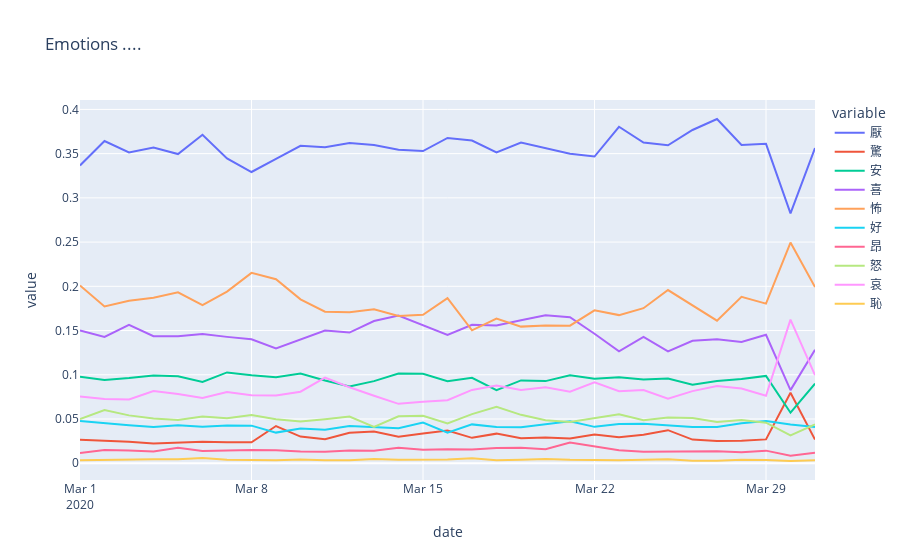

Here is the notebook cell this chart was saved with:
### Markdown cell above
#### プログラムの全体像
プログラムは

- 感情を推定する emotion_estimation()
- 分析期間を設定する set_period()
- 全体の制御 ＆ 可視化を行うメイン関数

から構成される。

### Code cell
# ML-Ask の出力する結果のうち representative を用いた結果
from mlask import MLAsk
import datetime
import sys

# 感情推定
def emotion_estimation(filename, emotions, verb=False):
    import os
    if os.path.exists(filename) is False:
        return []
    
    # ML-Ask コンストラクタ
    emotion_analyzer = MLAsk()

    # 感情の数を収める辞書の初期化
    emotion_counter = dict()
    for emotion in emotions:
        emotion_counter[emotion] = 0

    # 感情を含むツイートの総数をカウント
    emotional_tweet_counter = 0
    
    '''
    ファイルの形式は
    status_id \t retweet_count \t favorite_coun \t text
    '''
    with open(filename, "r", encoding='utf-8') as f:
        for line in f.readlines():
            # 何故か分からないが，(id, retweet_count 等が含まれないテキストのみの行が存在する
            try:
                status_id, retweet_count, favorite_count, text = line.rstrip('\n').split('\t')
            except ValueError:
                continue
                
            status_id = int(status_id)
            retweet_count = int(retweet_count)
            favorite_count = int(favorite_count)
            
            # URL を含むツイートを排除（超簡易版の実装）
            if "http" in text:
                continue

            # 感情解析
            result = emotion_analyzer.analyze(text)
            if 'representative' in result:
                emotional_tweet_counter += 1 # 感情を含むツイート数
                emotion = result['representative'][0] # 代表的な感情のみ取り出す
                emotion_counter[emotion] += 1
                
                # デバッグ用
                if verb == True:
                    print("--------------------")
                    print(text)
                    print(emotion)

    # 感情カウント値の正規化
    for key in emotion_counter:
        emotion_counter[key] /= emotional_tweet_counter
        
    return emotion_counter

'''
データを収集する期間を指定
dates = ["20200401", "20200402", ...., "20200630"] というリストを作る
'''
def set_period(from_year, from_month, from_day, until_year, until_month, until_day):
    dates = list()

    d = datetime.datetime(from_year, from_month, from_day)
    while(True):
        if d > datetime.datetime(until_year, until_month, until_day): break
        dates.append("{}{:02d}{:02d}".format(d.year, d.month, d.day))
        d += datetime.timedelta(days=1)
    
    return dates

if __name__ == '__main__':
    # 開始時刻をメモ
    start_time = datetime.datetime.now()
    
    results = dict()

    # ML-Ask にて定義される感情の一覧
    # 可視化の際，日本語を用いるため ML-Ask の出力との対応表も準備する
    emotions = ['iya', 'odoroki', 'yasu', 'yorokobi', 'kowa', 'suki', 'takaburi', 'ikari', 'aware', 'haji']
    j_emotions = {'iya':'厭', 'odoroki':'驚', 'yasu':'安', 'yorokobi':'喜', 'kowa':'怖', 'suki':'好', 'takaburi':'昂', 'ikari':'怒', 'aware':'哀', 'haji':'恥'}

    # データ収集期間の指定
    dates = set_period(2020, 3, 1, 2020, 3, 31)

    # 各月日の感情を推定 ＆ カウントアップ
    for d in dates:
        # ファイル名，特にパスは各自の環境に合わせて！
        filename = "/home/muto/Dropbox/ExpSSE3/Tweets/{}_MERS.txt".format(d)        
        
        # 感情推定
        emotion_counter = emotion_estimation(filename, emotions)
        print(emotion_counter, file=sys.stderr)
        
        # データを取れていない日に対処するための措置
        if emotion_counter == []: continue

        # 月日 "d" の感情カウントを保存
        results[d] = emotion_counter
    
    # 終了時刻をメモ
    end_time = datetime.datetime.now()
    
    print("処理時間 {}".format(end_time - start_time), file=sys.stderr)
    
    # pandas データフレームに値を押し込む
    # 理由１：Plotly Express で処理するため
    # 理由２：感情を日本語で表現するため
    import pandas as pd
    df = pd.DataFrame(columns=['date']+emotions)
    
    #import matplotlib.pyplot as plt
    #from matplotlib.font_manager import FontProperties
    #fp = FontProperties(fname=r'/usr/share/fonts/truetype/fonts-japanese-gothic.ttf', size=16)

    for d in dates:
        dt = datetime.datetime(int(d[0:4]), int(d[4:6]), int(d[6:8]))
        try:
            df = df.append(pd.DataFrame([[dt, results[d]['iya'], results[d]['odoroki'], results[d]['yasu'],
                                          results[d]['yorokobi'], results[d]['kowa'],results[d]['suki'],
                                          results[d]['takaburi'], results[d]['ikari'], results[d]['aware'],
                                          results[d]['haji']]],
                                         columns=['date']+emotions))
        except:
            pass # データを取れていない日に対処するための措置
    
    # 列名をローマ字表記から日本語表記へリネーム
    df = df.rename(columns=j_emotions)
    
    df = df.reset_index()
    
    print(df)

    # Plotly Express を用いた可視化
    import plotly_express as px
    df_melt = df.melt(id_vars='date', value_vars=j_emotions.values()) # value_vars=emotions)
    fig = px.line(df_melt, x="date", y="value", color='variable',
                  title="Emotions ....")
    fig.show()

### Figure 1 — Plotly figure (JSON) as saved in the notebook; plotly's stock layout.template omitted (floating-point values rounded to 4 significant figures)
{"data": [{"hovertemplate": "variable=厭<br>date=%{x}<br>value=%{y}<extra></extra>", "legendgroup": "厭", "line": {"color": "#636efa", "dash": "solid"}, "mode": "lines", "name": "厭", "orientation": "v", "showlegend": true, "type": "scatter", "x": ["2020-03-01T00:00:00", "2020-03-02T00:00:00", "2020-03-03T00:00:00", "2020-03-04T00:00:00", "2020-03-05T00:00:00", "2020-03-06T00:00:00", "2020-03-07T00:00:00", "2020-03-08T00:00:00", "2020-03-09T00:00:00", "2020-03-10T00:00:00", "2020-03-11T00:00:00", "2020-03-12T00:00:00", "2020-03-13T00:00:00", "2020-03-14T00:00:00", "2020-03-15T00:00:00", "2020-03-16T00:00:00", "2020-03-17T00:00:00", "2020-03-18T00:00:00", "2020-03-19T00:00:00", "2020-03-20T00:00:00", "2020-03-21T00:00:00", "2020-03-22T00:00:00", "2020-03-23T00:00:00", "2020-03-24T00:00:00", "2020-03-25T00:00:00", "2020-03-26T00:00:00", "2020-03-27T00:00:00", "2020-03-28T00:00:00", "2020-03-29T00:00:00", "2020-03-30T00:00:00", "2020-03-31T00:00:00"], "xaxis": "x", "y": [0.3366, 0.3642, 0.3514, 0.357, 0.3495, 0.3714, 0.3446, 0.3292, 0.344, 0.3588, 0.3571, 0.3621, 0.3597, 0.3545, 0.353, 0.3678, 0.3647, 0.3514, 0.3626, 0.3561, 0.3499, 0.3467, 0.3804, 0.3626, 0.3594, 0.3767, 0.3892, 0.3597, 0.3611, 0.2824, 0.3563], "yaxis": "y"}, {"hovertemplate": "variable=驚<br>date=%{x}<br>value=%{y}<extra></extra>", "legendgroup": "驚", "line": {"color": "#EF553B", "dash": "solid"}, "mode": "lines", "name": "驚", "orientation": "v", "showlegend": true, "type": "scatter", "x": ["2020-03-01T00:00:00", "2020-03-02T00:00:00", "2020-03-03T00:00:00", "2020-03-04T00:00:00", "2020-03-05T00:00:00", "2020-03-06T00:00:00", "2020-03-07T00:00:00", "2020-03-08T00:00:00", "2020-03-09T00:00:00", "2020-03-10T00:00:00", "2020-03-11T00:00:00", "2020-03-12T00:00:00", "2020-03-13T00:00:00", "2020-03-14T00:00:00", "2020-03-15T00:00:00", "2020-03-16T00:00:00", "2020-03-17T00:00:00", "2020-03-18T00:00:00", "2020-03-19T00:00:00", "2020-03-20T00:00:00", "2020-03-21T00:00:00", "2020-03-22T00:00:00", "2020-03-23T00:00:00", "2020-03-24T00:00:00", "2020-03-25T00:00:00", "2020-03-26T00:00:00", "2020-03-27T00:00:00", "2020-03-28T00:00:00", "2020-03-29T00:00:00", "2020-03-30T00:00:00", "2020-03-31T00:00:00"], "xaxis": "x", "y": [0.02644, 0.02547, 0.02425, 0.02239, 0.02358, 0.02437, 0.02357, 0.02365, 0.04204, 0.0301, 0.02723, 0.0345, 0.03578, 0.02997, 0.03356, 0.03702, 0.02869, 0.03343, 0.02816, 0.02917, 0.02805, 0.03255, 0.02947, 0.03226, 0.03733, 0.02666, 0.02518, 0.02533, 0.02692, 0.07973, 0.02672], "yaxis": "y"}, {"hovertemplate": "variable=安<br>date=%{x}<br>value=%{y}<extra></extra>", "legendgroup": "安", "line": {"color": "#00cc96", "dash": "solid"}, "mode": "lines", "name": "安", "orientation": "v", "showlegend": true, "type": "scatter", "x": ["2020-03-01T00:00:00", "2020-03-02T00:00:00", "2020-03-03T00:00:00", "2020-03-04T00:00:00", "2020-03-05T00:00:00", "2020-03-06T00:00:00", "2020-03-07T00:00:00", "2020-03-08T00:00:00", "2020-03-09T00:00:00", "2020-03-10T00:00:00", "2020-03-11T00:00:00", "2020-03-12T00:00:00", "2020-03-13T00:00:00", "2020-03-14T00:00:00", "2020-03-15T00:00:00", "2020-03-16T00:00:00", "2020-03-17T00:00:00", "2020-03-18T00:00:00", "2020-03-19T00:00:00", "2020-03-20T00:00:00", "2020-03-21T00:00:00", "2020-03-22T00:00:00", "2020-03-23T00:00:00", "2020-03-24T00:00:00", "2020-03-25T00:00:00", "2020-03-26T00:00:00", "2020-03-27T00:00:00", "2020-03-28T00:00:00", "2020-03-29T00:00:00", "2020-03-30T00:00:00", "2020-03-31T00:00:00"], "xaxis": "x", "y": [0.09779, 0.09406, 0.09627, 0.0991, 0.0982, 0.09185, 0.1027, 0.09943, 0.09721, 0.1014, 0.09353, 0.08662, 0.09278, 0.1013, 0.1011, 0.09276, 0.0965, 0.08267, 0.09364, 0.09282, 0.0994, 0.09557, 0.09718, 0.09451, 0.09577, 0.08883, 0.093, 0.09532, 0.09871, 0.0571, 0.09001], "yaxis": "y"}, {"hovertemplate": "variable=喜<br>date=%{x}<br>value=%{y}<extra></extra>", "legendgroup": "喜", "line": {"color": "#ab63fa", "dash": "solid"}, "mode": "lines", "name": "喜", "orientation": "v", "showlegend": true, "type": "scatter", "x": ["2020-03-01T00:00:00", "2020-03-02T00:00:00", "2020-03-03T00:00:00", "2020-03-04T00:00:00", "2020-03-05T00:00:00", "2020-03-06T00:00:00", "2020-03-07T00:00:00", "2020-03-08T00:00:00", "2020-03-09T00:00:00", "2020-03-10T00:00:00", "2020-03-11T00:00:00", "2020-03-12T00:00:00", "2020-03-13T00:00:00", "2020-03-14T00:00:00", "2020-03-15T00:00:00", "2020-03-16T00:00:00", "2020-03-17T00:00:00", "2020-03-18T00:00:00", "2020-03-19T00:00:00", "2020-03-20T00:00:00", "2020-03-21T00:00:00", "2020-03-22T00:00:00", "2020-03-23T00:00:00", "2020-03-24T00:00:00", "2020-03-25T00:00:00", "2020-03-26T00:00:00", "2020-03-27T00:00:00", "2020-03-28T00:00:00", "2020-03-29T00:00:00", "2020-03-30T00:00:00", "2020-03-31T00:00:00"], "xaxis": "x", "y": [0.1502, 0.1428, 0.1565, 0.1435, 0.1437, 0.146, 0.1428, 0.1402, 0.1298, 0.1397, 0.15, 0.1477, 0.1608, 0.1669, 0.1559, 0.145, 0.1565, 0.1558, 0.1617, 0.1674, 0.165, 0.1464, 0.1264, 0.1428, 0.1264, 0.1384, 0.1401, 0.1371, 0.1452, 0.08261, 0.1283], "yaxis": "y"}, {"hovertemplate": "variable=怖<br>date=%{x}<br>value=%{y}<extra></extra>", "legendgroup": "怖", "line": {"color": "#FFA15A", "dash": "solid"}, "mode": "lines", "name": "怖", "orientation": "v", "showlegend": true, "type": "scatter", "x": ["2020-03-01T00:00:00", "2020-03-02T00:00:00", "2020-03-03T00:00:00", "2020-03-04T00:00:00", "2020-03-05T00:00:00", "2020-03-06T00:00:00", "2020-03-07T00:00:00", "2020-03-08T00:00:00", "2020-03-09T00:00:00", "2020-03-10T00:00:00", "2020-03-11T00:00:00", "2020-03-12T00:00:00", "2020-03-13T00:00:00", "2020-03-14T00:00:00", "2020-03-15T00:00:00", "2020-03-16T00:00:00", "2020-03-17T00:00:00", "2020-03-18T00:00:00", "2020-03-19T00:00:00", "2020-03-20T00:00:00", "2020-03-21T00:00:00", "2020-03-22T00:00:00", "2020-03-23T00:00:00", "2020-03-24T00:00:00", "2020-03-25T00:00:00", "2020-03-26T00:00:00", "2020-03-27T00:00:00", "2020-03-28T00:00:00", "2020-03-29T00:00:00", "2020-03-30T00:00:00", "2020-03-31T00:00:00"], "xaxis": "x", "y": [0.2009, 0.1772, 0.1837, 0.1872, 0.1933, 0.1788, 0.1941, 0.2152, 0.2081, 0.1853, 0.1713, 0.1707, 0.1739, 0.1664, 0.1678, 0.1865, 0.1503, 0.1635, 0.1544, 0.1557, 0.1555, 0.1729, 0.1674, 0.1752, 0.1958, 0.1787, 0.1612, 0.188, 0.1804, 0.2495, 0.1992], "yaxis": "y"}, {"hovertemplate": "variable=好<br>date=%{x}<br>value=%{y}<extra></extra>", "legendgroup": "好", "line": {"color": "#19d3f3", "dash": "solid"}, "mode": "lines", "name": "好", "orientation": "v", "showlegend": true, "type": "scatter", "x": ["2020-03-01T00:00:00", "2020-03-02T00:00:00", "2020-03-03T00:00:00", "2020-03-04T00:00:00", "2020-03-05T00:00:00", "2020-03-06T00:00:00", "2020-03-07T00:00:00", "2020-03-08T00:00:00", "2020-03-09T00:00:00", "2020-03-10T00:00:00", "2020-03-11T00:00:00", "2020-03-12T00:00:00", "2020-03-13T00:00:00", "2020-03-14T00:00:00", "2020-03-15T00:00:00", "2020-03-16T00:00:00", "2020-03-17T00:00:00", "2020-03-18T00:00:00", "2020-03-19T00:00:00", "2020-03-20T00:00:00", "2020-03-21T00:00:00", "2020-03-22T00:00:00", "2020-03-23T00:00:00", "2020-03-24T00:00:00", "2020-03-25T00:00:00", "2020-03-26T00:00:00", "2020-03-27T00:00:00", "2020-03-28T00:00:00", "2020-03-29T00:00:00", "2020-03-30T00:00:00", "2020-03-31T00:00:00"], "xaxis": "x", "y": [0.04784, 0.04507, 0.04282, 0.04091, 0.04281, 0.04134, 0.0426, 0.04249, 0.03459, 0.03911, 0.03795, 0.04216, 0.04105, 0.03953, 0.04604, 0.03458, 0.04388, 0.04093, 0.0406, 0.04362, 0.04739, 0.04109, 0.04443, 0.04452, 0.04295, 0.04102, 0.04105, 0.04507, 0.04771, 0.04369, 0.041], "yaxis": "y"}, {"hovertemplate": "variable=昂<br>date=%{x}<br>value=%{y}<extra></extra>", "legendgroup": "昂", "line": {"color": "#FF6692", "dash": "solid"}, "mode": "lines", "name": "昂", "orientation": "v", "showlegend": true, "type": "scatter", "x": ["2020-03-01T00:00:00", "2020-03-02T00:00:00", "2020-03-03T00:00:00", "2020-03-04T00:00:00", "2020-03-05T00:00:00", "2020-03-06T00:00:00", "2020-03-07T00:00:00", "2020-03-08T00:00:00", "2020-03-09T00:00:00", "2020-03-10T00:00:00", "2020-03-11T00:00:00", "2020-03-12T00:00:00", "2020-03-13T00:00:00", "2020-03-14T00:00:00", "2020-03-15T00:00:00", "2020-03-16T00:00:00", "2020-03-17T00:00:00", "2020-03-18T00:00:00", "2020-03-19T00:00:00", "2020-03-20T00:00:00", "2020-03-21T00:00:00", "2020-03-22T00:00:00", "2020-03-23T00:00:00", "2020-03-24T00:00:00", "2020-03-25T00:00:00", "2020-03-26T00:00:00", "2020-03-27T00:00:00", "2020-03-28T00:00:00", "2020-03-29T00:00:00", "2020-03-30T00:00:00", "2020-03-31T00:00:00"], "xaxis": "x", "y": [0.01148, 0.01487, 0.01427, 0.0133, 0.01741, 0.01382, 0.01434, 0.01489, 0.01452, 0.01318, 0.01306, 0.01431, 0.0141, 0.01747, 0.01535, 0.01587, 0.01539, 0.01722, 0.01737, 0.01572, 0.02342, 0.0187, 0.01474, 0.01302, 0.0132, 0.01423, 0.01364, 0.01225, 0.01421, 0.008544, 0.01179], "yaxis": "y"}, {"hovertemplate": "variable=怒<br>date=%{x}<br>value=%{y}<extra></extra>", "legendgroup": "怒", "line": {"color": "#B6E880", "dash": "solid"}, "mode": "lines", "name": "怒", "orientation": "v", "showlegend": true, "type": "scatter", "x": ["2020-03-01T00:00:00", "2020-03-02T00:00:00", "2020-03-03T00:00:00", "2020-03-04T00:00:00", "2020-03-05T00:00:00", "2020-03-06T00:00:00", "2020-03-07T00:00:00", "2020-03-08T00:00:00", "2020-03-09T00:00:00", "2020-03-10T00:00:00", "2020-03-11T00:00:00", "2020-03-12T00:00:00", "2020-03-13T00:00:00", "2020-03-14T00:00:00", "2020-03-15T00:00:00", "2020-03-16T00:00:00", "2020-03-17T00:00:00", "2020-03-18T00:00:00", "2020-03-19T00:00:00", "2020-03-20T00:00:00", "2020-03-21T00:00:00", "2020-03-22T00:00:00", "2020-03-23T00:00:00", "2020-03-24T00:00:00", "2020-03-25T00:00:00", "2020-03-26T00:00:00", "2020-03-27T00:00:00", "2020-03-28T00:00:00", "2020-03-29T00:00:00", "2020-03-30T00:00:00", "2020-03-31T00:00:00"], "xaxis": "x", "y": [0.04995, 0.06003, 0.05409, 0.05046, 0.04886, 0.0529, 0.05083, 0.05446, 0.04974, 0.0473, 0.04978, 0.05277, 0.04105, 0.05295, 0.05361, 0.04496, 0.05547, 0.06383, 0.05468, 0.04869, 0.04657, 0.05125, 0.05532, 0.04848, 0.0516, 0.05115, 0.04669, 0.04875, 0.04577, 0.03155, 0.04393], "yaxis": "y"}, {"hovertemplate": "variable=哀<br>date=%{x}<br>value=%{y}<extra></extra>", "legendgroup": "哀", "line": {"color": "#FF97FF", "dash": "solid"}, "mode": "lines", "name": "哀", "orientation": "v", "showlegend": true, "type": "scatter", "x": ["2020-03-01T00:00:00", "2020-03-02T00:00:00", "2020-03-03T00:00:00", "2020-03-04T00:00:00", "2020-03-05T00:00:00", "2020-03-06T00:00:00", "2020-03-07T00:00:00", "2020-03-08T00:00:00", "2020-03-09T00:00:00", "2020-03-10T00:00:00", "2020-03-11T00:00:00", "2020-03-12T00:00:00", "2020-03-13T00:00:00", "2020-03-14T00:00:00", "2020-03-15T00:00:00", "2020-03-16T00:00:00", "2020-03-17T00:00:00", "2020-03-18T00:00:00", "2020-03-19T00:00:00", "2020-03-20T00:00:00", "2020-03-21T00:00:00", "2020-03-22T00:00:00", "2020-03-23T00:00:00", "2020-03-24T00:00:00", "2020-03-25T00:00:00", "2020-03-26T00:00:00", "2020-03-27T00:00:00", "2020-03-28T00:00:00", "2020-03-29T00:00:00", "2020-03-30T00:00:00", "2020-03-31T00:00:00"], "xaxis": "x", "y": [0.07548, 0.07268, 0.07212, 0.0816, 0.07836, 0.07363, 0.08051, 0.07695, 0.07663, 0.08086, 0.09673, 0.08586, 0.07621, 0.06711, 0.06957, 0.0712, 0.08283, 0.08774, 0.08284, 0.08598, 0.08088, 0.09141, 0.08138, 0.08281, 0.073, 0.08153, 0.08722, 0.08456, 0.07628, 0.1624, 0.09953], "yaxis": "y"}, {"hovertemplate": "variable=恥<br>date=%{x}<br>value=%{y}<extra></extra>", "legendgroup": "恥", "line": {"color": "#FECB52", "dash": "solid"}, "mode": "lines", "name": "恥", "orientation": "v", "showlegend": true, "type": "scatter", "x": ["2020-03-01T00:00:00", "2020-03-02T00:00:00", "2020-03-03T00:00:00", "2020-03-04T00:00:00", "2020-03-05T00:00:00", "2020-03-06T00:00:00", "2020-03-07T00:00:00", "2020-03-08T00:00:00", "2020-03-09T00:00:00", "2020-03-10T00:00:00", "2020-03-11T00:00:00", "2020-03-12T00:00:00", "2020-03-13T00:00:00", "2020-03-14T00:00:00", "2020-03-15T00:00:00", "2020-03-16T00:00:00", "2020-03-17T00:00:00", "2020-03-18T00:00:00", "2020-03-19T00:00:00", "2020-03-20T00:00:00", "2020-03-21T00:00:00", "2020-03-22T00:00:00", "2020-03-23T00:00:00", "2020-03-24T00:00:00", "2020-03-25T00:00:00", "2020-03-26T00:00:00", "2020-03-27T00:00:00", "2020-03-28T00:00:00", "2020-03-29T00:00:00", "2020-03-30T00:00:00", "2020-03-31T00:00:00"], "xaxis": "x", "y": [0.003305, 0.003652, 0.004615, 0.004546, 0.004354, 0.005905, 0.003976, 0.003504, 0.003409, 0.0043, 0.003327, 0.003322, 0.004647, 0.003861, 0.004092, 0.004272, 0.005699, 0.003445, 0.00399, 0.004819, 0.003813, 0.003463, 0.003204, 0.003773, 0.004553, 0.002692, 0.002754, 0.003813, 0.003739, 0.002496, 0.003246], "yaxis": "y"}], "layout": {"legend": {"title": {"text": "variable"}, "tracegroupgap": 0}, "title": {"text": "Emotions ...."}, "xaxis": {"anchor": "y", "domain": [0, 1], "title": {"text": "date"}}, "yaxis": {"anchor": "x", "domain": [0, 1], "title": {"text": "value"}}}}
